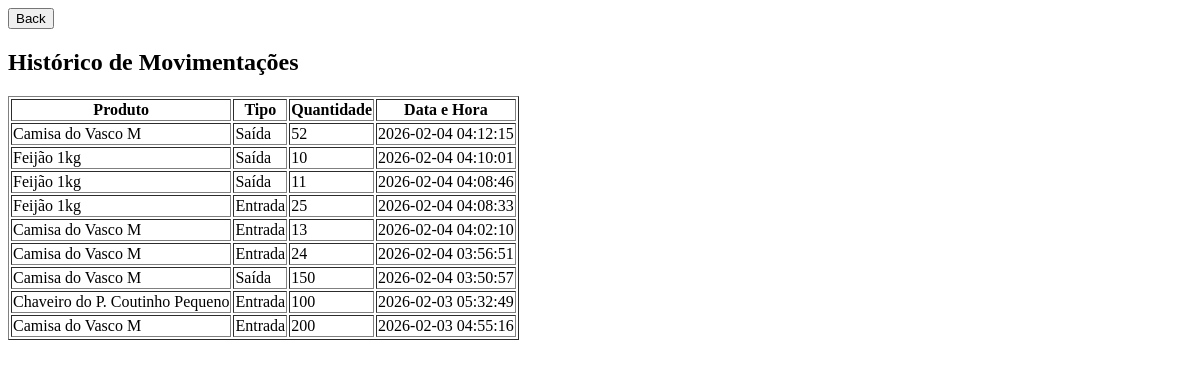
The app's page /historico_movimentacoes, older data.
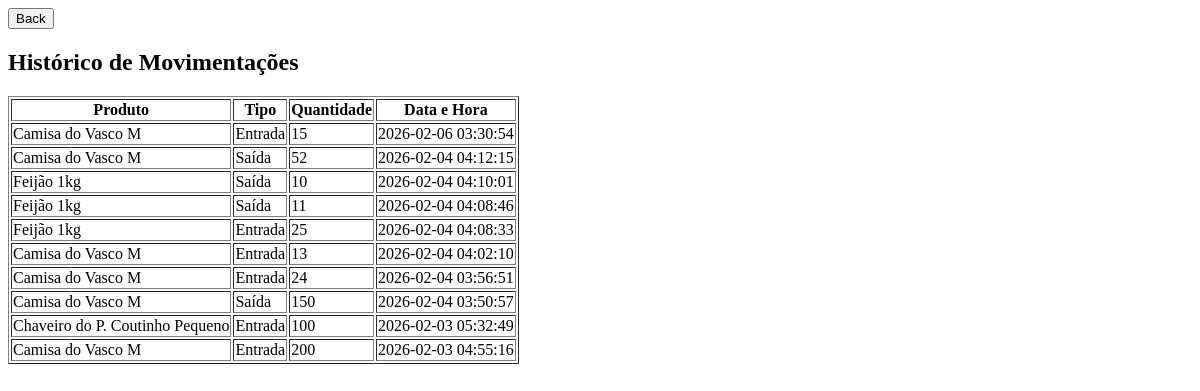
The same page, newer data.
### tables this page shows
CREATE TABLE movimentacoes (
    id INTEGER PRIMARY KEY AUTOINCREMENT,
    produto_id INTEGER NOT NULL,
    tipo TEXT NOT NULL,
    quantidade INTEGER NOT NULL,
    data DATETIME DEFAULT CURRENT_TIMESTAMP,
    usuario_id INTEGER NOT NULL,
    FOREIGN KEY (produto_id) REFERENCES produtos(id),
    FOREIGN KEY (usuario_id) REFERENCES usuarios(id)
);

CREATE TABLE produtos (
    id INTEGER PRIMARY KEY AUTOINCREMENT,
    nome TEXT NOT NULL,
    codigo TEXT UNIQUE NOT NULL,
    categoria TEXT,
    quantidade INTEGER NOT NULL DEFAULT 0,
    estoque_minimo INTEGER NOT NULL,
    preco_custo REAL,
    preco_venda REAL
);

### app.py (the view)
@app.route("/historico_movimentacoes")
def historico_movimentacoes():
    conn = get_db_connection()
    cursor = conn.cursor()
    cursor.execute("""
        SELECT m.id, p.nome, m.tipo, m.quantidade, m.data AS data_hora
        FROM movimentacoes m
        JOIN produtos p ON m.produto_id = p.id
        ORDER BY m.data DESC
    """)
    movimentacoes = cursor.fetchall()
    conn.close()
    return render_template("historico_movimentacoes.html", movimentacoes=movimentacoes)

### app.py (called while the page is built)
def get_db_connection():
  conn = sqlite3.connect('estoque.db')
  conn.row_factory = sqlite3.Row
  return conn

### templates/historico_movimentacoes.html
<form action="{{ url_for('estoque') }}" class="back-bar">
  <div class="container">
    <button type="submit"> Back </button>
  </div>
</form>
<h2>Histórico de Movimentações</h2>
<table border="1">
  <tr>
    <th>Produto</th>
    <th>Tipo</th>
    <th>Quantidade</th>
    <th>Data e Hora</th>
  </tr>
  {% for movimentacao in movimentacoes %}
  <tr>
    <td>{{ movimentacao["nome"] }}</td>
    <td>
      {% if movimentacao["tipo"] == "saida" %}
      Saída
      {% else %}
      Entrada
      {% endif %}
    </td>
    <td>{{ movimentacao["quantidade"] }}</td>
    <td>{{ movimentacao["data_hora"] }}</td>
  </tr>
  {% endfor %}
</table>

Row changes from the older to the newer data that the page shows:
added movimentacoes: nome "Camisa do Vasco M", tipo "Entrada", quantidade "15", data_hora "2026-02-06 03:30:54"
